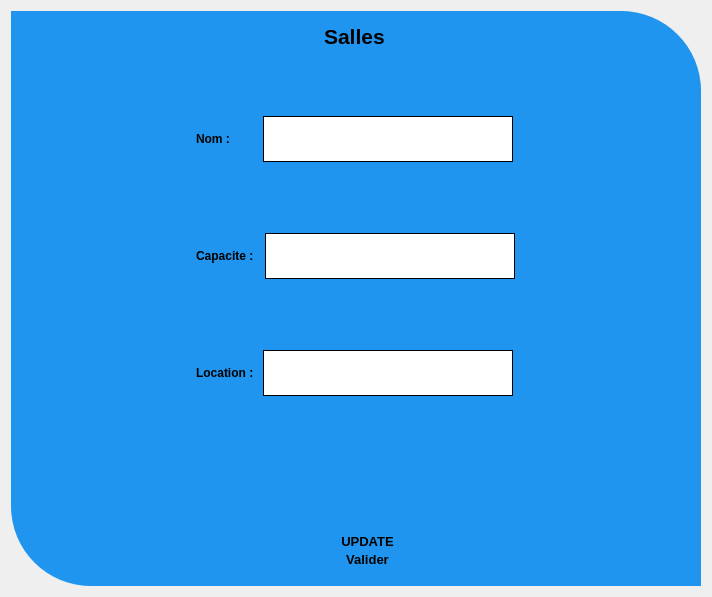
         <widget class="QWidget" name="ajouter_salle">
          <layout class="QGridLayout" name="gridLayout_28">
           <item row="0" column="0">
            <widget class="QWidget" name="widget_11" native="true">
             <property name="maximumSize">
              <size>
               <width>1000</width>
               <height>700</height>
              </size>
             </property>
             <property name="styleSheet">
              <string notr="true">border-radius: 0;  
background-color: rgb(31, 149, 239);
border-top-right-radius: 80px; 
border-bottom-left-radius: 80px;
 </string>
             </property>
             <layout class="QGridLayout" name="gridLayout_27">
              <item row="0" column="0">
               <spacer name="verticalSpacer_84">
                <property name="orientation">
                 <enum>Qt::Vertical</enum>
                </property>
                <property name="sizeHint" stdset="0">
                 <size>
                  <width>20</width>
                  <height>557</height>
                 </size>
                </property>
               </spacer>
              </item>
              <item row="0" column="1">
               <spacer name="verticalSpacer_83">
                <property name="orientation">
                 <enum>Qt::Vertical</enum>
                </property>
                <property name="sizeHint" stdset="0">
                 <size>
                  <width>20</width>
                  <height>557</height>
                 </size>
                </property>
               </spacer>
              </item>
              <item row="0" column="2">
               <spacer name="verticalSpacer_82">
                <property name="orientation">
                 <enum>Qt::Vertical</enum>
                </property>
                <property name="sizeHint" stdset="0">
                 <size>
                  <width>20</width>
                  <height>557</height>
                 </size>
                </property>
               </spacer>
              </item>
              <item row="0" column="3">
               <spacer name="verticalSpacer_81">
                <property name="orientation">
                 <enum>Qt::Vertical</enum>
                </property>
                <property name="sizeHint" stdset="0">
                 <size>
                  <width>20</width>
                  <height>557</height>
                 </size>
                </property>
               </spacer>
              </item>
              <item row="0" column="4">
               <spacer name="verticalSpacer_80">
                <property name="orientation">
                 <enum>Qt::Vertical</enum>
                </property>
                <property name="sizeHint" stdset="0">
                 <size>
                  <width>20</width>
                  <height>557</height>
                 </size>
                </property>
               </spacer>
              </item>
              <item row="0" column="5">
               <spacer name="verticalSpacer_78">
                <property name="orientation">
                 <enum>Qt::Vertical</enum>
                </property>
                <property name="sizeHint" stdset="0">
                 <size>
                  <width>20</width>
                  <height>557</height>
                 </size>
                </property>
               </spacer>
              </item>
              <item row="0" column="6">
               <spacer name="verticalSpacer_92">
                <property name="orientation">
                 <enum>Qt::Vertical</enum>
                </property>
                <property name="sizeHint" stdset="0">
                 <size>
                  <width>20</width>
                  <height>557</height>
                 </size>
                </property>
               </spacer>
              </item>
              <item row="0" column="7">
               <spacer name="verticalSpacer_91">
                <property name="orientation">
                 <enum>Qt::Vertical</enum>
                </property>
                <property name="sizeHint" stdset="0">
                 <size>
                  <width>20</width>
                  <height>557</height>
                 </size>
                </property>
               </spacer>
              </item>
              <item row="0" column="8">
               <spacer name="horizontalSpacer_28">
                <property name="orientation">
                 <enum>Qt::Horizontal</enum>
                </property>
                <property name="sizeHint" stdset="0">
                 <size>
                  <width>16</width>
                  <height>20</height>
                 </size>
                </property>
               </spacer>
              </item>
              <item row="0" column="9">
               <layout class="QVBoxLayout" name="verticalLayout_13">
                <property name="spacing">
                 <number>0</number>
                </property>
                <property name="topMargin">
                 <number>4</number>
                </property>
                <property name="rightMargin">
                 <number>6</number>
                </property>
                <property name="bottomMargin">
                 <number>8</number>
                </property>
                <item>
                 <layout class="QHBoxLayout" name="horizontalLayout_34">
                  <item>
                   <spacer name="horizontalSpacer_19">
                    <property name="orientation">
                     <enum>Qt::Horizontal</enum>
                    </property>
                    <property name="sizeHint" stdset="0">
                     <size>
                      <width>128</width>
                      <height>20</height>
                     </size>
                    </property>
                   </spacer>
                  </item>
                  <item>
                   <widget class="QLabel" name="label_36">
                    <property name="maximumSize">
                     <size>
                      <width>150</width>
                      <height>80</height>
                     </size>
                    </property>
                    <property name="font">
                     <font>
                      <pointsize>16</pointsize>
                      <weight>75</weight>
                      <bold>true</bold>
                      <underline>false</underline>
                     </font>
                    </property>
                    <property name="text">
                     <string>Salles </string>
                    </property>
                   </widget>
                  </item>
                  <item>
                   <spacer name="horizontalSpacer_20">
                    <property name="orientation">
                     <enum>Qt::Horizontal</enum>
                    </property>
                    <property name="sizeHint" stdset="0">
                     <size>
                      <width>148</width>
                      <height>20</height>
                     </size>
                    </property>
                   </spacer>
                  </item>
                 </layout>
                </item>
                <item>
                 <spacer name="verticalSpacer_88">
                  <property name="orientation">
                   <enum>Qt::Vertical</enum>
                  </property>
                  <property name="sizeHint" stdset="0">
                   <size>
                    <width>17</width>
                    <height>48</height>
                   </size>
                  </property>
                 </spacer>
                </item>
                <item>
                 <layout class="QVBoxLayout" name="verticalLayout_7">
                  <property name="spacing">
                   <number>71</number>
                  </property>
                  <property name="topMargin">
                   <number>10</number>
                  </property>
                  <item>
                   <layout class="QHBoxLayout" name="horizontalLayout_25">
                    <property name="spacing">
                     <number>16</number>
                    </property>
                    <item>
                     <widget class="QLabel" name="label_58">
                      <property name="maximumSize">
                       <size>
                        <width>100</width>
                        <height>19</height>
                       </size>
                      </property>
                      <property name="font">
                       <font>
                        <pointsize>9</pointsize>
                        <weight>75</weight>
                        <bold>true</bold>
                       </font>
                      </property>
                      <property name="styleSheet">
                       <string notr="true">border:none; 
 background-color: rgb(31, 149, 239);</string>
                      </property>
                      <property name="text">
                       <string>Nom :     </string>
                      </property>
                     </widget>
                    </item>
                    <item>
                     <widget class="QLineEdit" name="nomEdit_6">
                      <property name="minimumSize">
                       <size>
                        <width>250</width>
                        <height>46</height>
                       </size>
                      </property>
                      <property name="maximumSize">
                       <size>
                        <width>250</width>
                        <height>46</height>
                       </size>
                      </property>
                      <property name="font">
                       <font>
                        <pointsize>13</pointsize>
                       </font>
                      </property>
                      <property name="styleSheet">
                       <string notr="true"> border: 1px solid black; 
background-color: rgb(255, 255, 255);</string>
                      </property>
                     </widget>
                    </item>
                    <item>
                     <widget class="QLabel" name="label_60">
                      <property name="minimumSize">
                       <size>
                        <width>0</width>
                        <height>0</height>
                       </size>
                      </property>
                      <property name="maximumSize">
                       <size>
                        <width>21</width>
                        <height>21</height>
                       </size>
                      </property>
                      <property name="styleSheet">
                       <string notr="true">background-color: rgb(31, 149, 239);</string>
                      </property>
                      <property name="text">
                       <string/>
                      </property>
                      <property name="pixmap">
                       <pixmap resource="icon.qrc">:/icon_ajout_P_N/ressource/icon_n/icon_ajoutPn/pen.png</pixmap>
                      </property>
                      <property name="scaledContents">
                       <bool>true</bool>
                      </property>
                     </widget>
                    </item>
                   </layout>
                  </item>
                  <item>
                   <layout class="QHBoxLayout" name="horizontalLayout_26">
                    <property name="spacing">
                     <number>11</number>
                    </property>
                    <item>
                     <widget class="QLabel" name="label_61">
                      <property name="maximumSize">
                       <size>
                        <width>100</width>
                        <height>19</height>
                       </size>
                      </property>
                      <property name="font">
                       <font>
                        <pointsize>9</pointsize>
                        <weight>75</weight>
                        <bold>true</bold>
                       </font>
                      </property>
                      <property name="styleSheet">
                       <string notr="true">background-color: rgb(31, 149, 239);</string>
                      </property>
                      <property name="text">
                       <string>Capacite :</string>
                      </property>
                     </widget>
                    </item>
                    <item>
                     <widget class="QLineEdit" name="numeroEdit_7">
                      <property name="minimumSize">
                       <size>
                        <width>250</width>
                        <height>46</height>
                       </size>
                      </property>
                      <property name="maximumSize">
                       <size>
                        <width>250</width>
                        <height>46</height>
                       </size>
                      </property>
                      <property name="font">
                       <font>
                        <pointsize>13</pointsize>
                       </font>
                      </property>
                      <property name="styleSheet">
                       <string notr="true"> border: 1px solid black; 
background-color: rgb(255, 255, 255);</string>
                      </property>
                     </widget>
                    </item>
                    <item>
                     <widget class="QLabel" name="label_50">
                      <property name="maximumSize">
                       <size>
                        <width>21</width>
                        <height>21</height>
                       </size>
                      </property>
                      <property name="styleSheet">
                       <string notr="true">background-color: rgb(31, 149, 239);</string>
                      </property>
                      <property name="text">
                       <string/>
                      </property>
                      <property name="pixmap">
                       <pixmap resource="icon.qrc">:/icon_tabN/ressource/icon_n/icon_tabN/quantity.png</pixmap>
                      </property>
                      <property name="scaledContents">
                       <bool>true</bool>
                      </property>
                     </widget>
                    </item>
                   </layout>
                  </item>
                  <item>
                   <layout class="QHBoxLayout" name="horizontalLayout_27">
                    <property name="spacing">
                     <number>3</number>
                    </property>
                    <property name="topMargin">
                     <number>0</number>
                    </property>
                    <property name="rightMargin">
                     <number>6</number>
                    </property>
                    <item>
                     <widget class="QLabel" name="label_53">
                      <property name="maximumSize">
                       <size>
                        <width>150</width>
                        <height>19</height>
                       </size>
                      </property>
                      <property name="font">
                       <font>
                        <pointsize>9</pointsize>
                        <weight>75</weight>
                        <bold>true</bold>
                       </font>
                      </property>
                      <property name="styleSheet">
                       <string notr="true">
border:none; 
background-color: rgb(31, 149, 239);</string>
                      </property>
                      <property name="text">
                       <string>Location :  </string>
                      </property>
                     </widget>
                    </item>
                    <item>
                     <widget class="QLineEdit" name="numeroEdit_150">
                      <property name="minimumSize">
                       <size>
                        <width>250</width>
                        <height>46</height>
                       </size>
                      </property>
                      <property name="maximumSize">
                       <size>
                        <width>250</width>
                        <height>46</height>
                       </size>
                      </property>
                      <property name="font">
                       <font>
                        <pointsize>13</pointsize>
                       </font>
                      </property>
                      <property name="styleSheet">
                       <string notr="true"> border: 1px solid black; 
background-color: rgb(255, 255, 255);</string>
                      </property>
                     </widget>
                    </item>
                    <item>
                     <widget class="QLabel" name="label_51">
                      <property name="maximumSize">
                       <size>
                        <width>21</width>
                        <height>21</height>
                       </size>
                      </property>
                      <property name="styleSheet">
                       <string notr="true">background-color: rgb(31, 149, 239);</string>
                      </property>
                      <property name="text">
                       <string/>
                      </property>
                      <property name="pixmap">
                       <pixmap resource="icon.qrc">:/icon_ajout_P_N/ressource/icon_n/icon_ajoutPn/location.png</pixmap>
                      </property>
                      <property name="scaledContents">
                       <bool>true</bool>
                      </property>
                     </widget>
                    </item>
                   </layout>
                  </item>
                 </layout>
                </item>
                <item>
                 <spacer name="verticalSpacer_96">
                  <property name="orientation">
                   <enum>Qt::Vertical</enum>
                  </property>
                  <property name="sizeHint" stdset="0">
                   <size>
                    <width>20</width>
                    <height>138</height>
                   </size>
                  </property>
                 </spacer>
                </item>
                <item>
                 <widget class="QPushButton" name="pushButton_12">
                  <property name="font">
                   <font>
                    <pointsize>10</pointsize>
                    <weight>75</weight>
                    <bold>true</bold>
                   </font>
                  </property>
                  <property name="text">
                   <string>UPDATE</string>
                  </property>
                  <property name="icon">
                   <iconset resource="icon.qrc">
                    <normaloff>:/icon_tabN/ressource/icon_n/icon_tabN/update.png</normaloff>:/icon_tabN/ressource/icon_n/icon_tabN/update.png</iconset>
                  </property>
                 </widget>
                </item>
                <item>
                 <layout class="QHBoxLayout" name="horizontalLayout_35">
                  <item>
                   <spacer name="horizontalSpacer_21">
                    <property name="orientation">
                     <enum>Qt::Horizontal</enum>
                    </property>
                    <property name="sizeHint" stdset="0">
                     <size>
                      <width>108</width>
                      <height>20</height>
                     </size>
                    </property>
                   </spacer>
                  </item>
                  <item>
                   <widget class="QPushButton" name="s_v">
                    <property name="maximumSize">
                     <size>
                      <width>91</width>
                      <height>21</height>
                     </size>
                    </property>
                    <property name="font">
                     <font>
                      <pointsize>10</pointsize>
                      <weight>75</weight>
                      <bold>true</bold>
                     </font>
                    </property>
                    <property name="text">
                     <string>Valider</string>
                    </property>
                    <property name="icon">
                     <iconset resource="icon.qrc">
                      <normaloff>:/icon_ajout_P_N/ressource/icon_n/icon_ajoutPn/add-account.png</normaloff>:/icon_ajout_P_N/ressource/icon_n/icon_ajoutPn/add-account.png</iconset>
                    </property>
                    <property name="iconSize">
                     <size>
                      <width>26</width>
                      <height>21</height>
                     </size>
                    </property>
                   </widget>
                  </item>
                  <item>
                   <spacer name="horizontalSpacer_22">
                    <property name="orientation">
                     <enum>Qt::Horizontal</enum>
                    </property>
                    <property name="sizeHint" stdset="0">
                     <size>
                      <width>148</width>
                      <height>20</height>
                     </size>
                    </property>
                   </spacer>
                  </item>
                 </layout>
                </item>
               </layout>
              </item>
              <item row="0" column="10">
               <spacer name="horizontalSpacer_27">
                <property name="orientation">
                 <enum>Qt::Horizontal</enum>
                </property>
                <property name="sizeHint" stdset="0">
                 <size>
                  <width>27</width>
                  <height>20</height>
                 </size>
                </property>
               </spacer>
              </item>
              <item row="0" column="11">
               <spacer name="verticalSpacer_89">
                <property name="orientation">
                 <enum>Qt::Vertical</enum>
                </property>
                <property name="sizeHint" stdset="0">
                 <size>
                  <width>20</width>
                  <height>557</height>
                 </size>
                </property>
               </spacer>
              </item>
              <item row="0" column="12">
               <spacer name="verticalSpacer_87">
                <property name="orientation">
                 <enum>Qt::Vertical</enum>
                </property>
                <property name="sizeHint" stdset="0">
                 <size>
                  <width>20</width>
                  <height>557</height>
                 </size>
                </property>
               </spacer>
              </item>
              <item row="0" column="13">
               <spacer name="verticalSpacer_86">
                <property name="orientation">
                 <enum>Qt::Vertical</enum>
                </property>
                <property name="sizeHint" stdset="0">
                 <size>
                  <width>20</width>
                  <height>557</height>
                 </size>
                </property>
               </spacer>
              </item>
              <item row="0" column="14">
               <spacer name="verticalSpacer_85">
                <property name="orientation">
                 <enum>Qt::Vertical</enum>
                </property>
                <property name="sizeHint" stdset="0">
                 <size>
                  <width>20</width>
                  <height>557</height>
                 </size>
                </property>
               </spacer>
              </item>
              <item row="0" column="15">
               <spacer name="verticalSpacer_90">
                <property name="orientation">
                 <enum>Qt::Vertical</enum>
                </property>
                <property name="sizeHint" stdset="0">
                 <size>
                  <width>20</width>
                  <height>557</height>
                 </size>
                </property>
               </spacer>
              </item>
              <item row="0" column="16">
               <spacer name="verticalSpacer_94">
                <property name="orientation">
                 <enum>Qt::Vertical</enum>
                </property>
                <property name="sizeHint" stdset="0">
                 <size>
                  <width>20</width>
                  <height>557</height>
                 </size>
                </property>
               </spacer>
              </item>
             </layout>
            </widget>
           </item>
          </layout>
         </widget>
